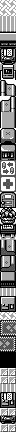

A level layout from a 2D game, rendered from its tile map. Below: a short description, then the map file with its tile-grid data intact:
An orthogonal 2x54 tile map with 8x8 px tiles, 1 tile layer (metatiles), 2 tilesets.

<map height="54" orientation="orthogonal" renderorder="right-down" tileheight="8" tilewidth="8" width="2">
	<tileset firstgid="1" tilewidth="8" tileheight="8">
		<image source="../../../gfx/tilesets/image_16_5db0.png" />
	</tileset>
	<tileset firstgid="77" tilewidth="8" tileheight="8">
		<image source="../../../gfx/tilesets/gfx_017_511e.png" />
	</tileset>
	<layer height="54" id="1" name="metatiles" width="2">
		<data encoding="csv">
2, 2,
2, 2,
3, 3,
4, 4,
5, 5,
6, 6,
7, 9,
8, 10,
11, 13,
12, 14,
15, 17,
16, 18,
19, 21,
20, 22,
23, 24,
23, 24,
25, 27,
26, 28,
29, 31,
30, 32,
33, 35,
34, 36,
37, 39,
38, 40,
41, 43,
42, 44,
45, 47,
46, 48,
49, 51,
50, 52,
53, 55,
54, 56,
57, 59,
58, 60,
23, 24,
61, 62,
3, 3,
63, 64,
65, 66,
2, 2,
67, 69,
68, 70,
71, 73,
72, 74,
75, 75,
75, 75,
77, 77,
77, 77,
3, 3,
7, 9,
65, 66,
77, 77,
8, 10,
77, 77</data>
	</layer>
</map>
